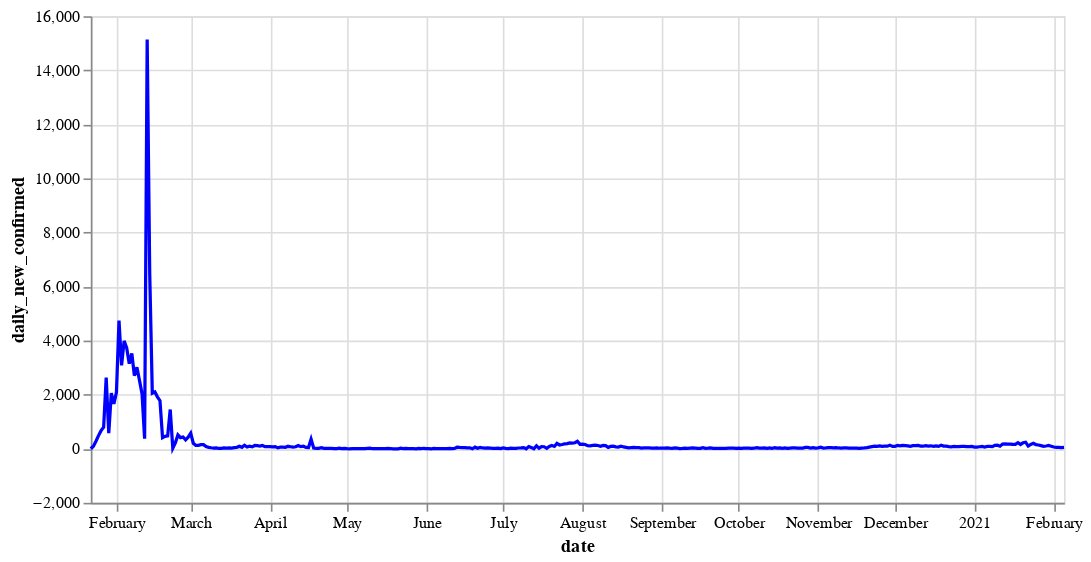

The code cell stored with this chart in its notebook:
### Code cell
#Plot Altair 3: per country time series chart for daily new cases (Im not using this at my webapp, only for example)
#this example using US_ts from previous function

source = US_ts

base = alt.Chart(source).encode(x='date:T')

line=  base.mark_line(color='blue').encode(
    y='daily_new_confirmed:Q', tooltip=['yearmonthdate(date)','daily_new_confirmed']
).properties(width=600)

line

### Figure 1 — Vega-Lite specification as saved in the notebook (floating-point values rounded to 4 significant figures; data arrays with more than 128 entries replaced by an {"elided": "..."} marker saying what was removed)
{"config": {"view": {"continuousWidth": 400, "continuousHeight": 300}}, "data": {"name": "data-f4125dbe8c66f2c713c4d83f149be2a9"}, "mark": {"type": "line", "color": "blue"}, "encoding": {"tooltip": [{"type": "temporal", "field": "date", "timeUnit": "yearmonthdate"}, {"type": "quantitative", "field": "daily_new_confirmed"}], "x": {"type": "temporal", "field": "date"}, "y": {"type": "quantitative", "field": "daily_new_confirmed"}}, "width": 600, "$schema": "https://vega.github.io/schema/vega-lite/v4.8.1.json", "datasets": {"data-f4125dbe8c66f2c713c4d83f149be2a9": {"elided": "381 records"}}}
